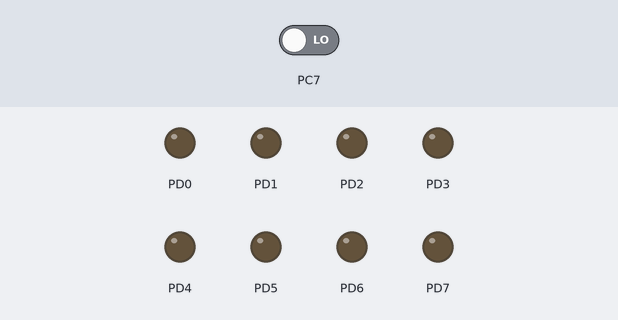
A program run on a simulated ATmega128, built with avr-gcc and emulated at 8 MHz. Parts: output pins drawn as LEDs (lit = HIGH). Inputs (shaded band) come from the test bench; at power-on: PC7 LOW.

Above: at 1.2 s.
1.3 s: PC7 driven HIGH
At 1.6 s:
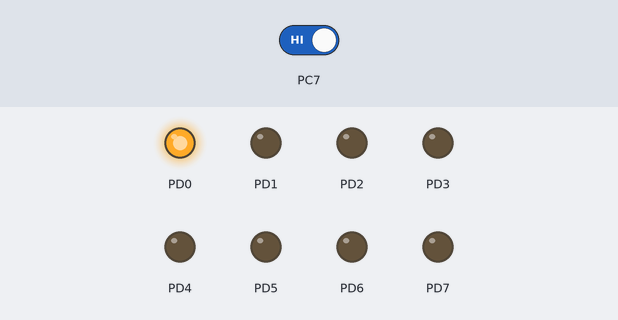
2.8 s: PC7 driven LOW
At 3.9 s:
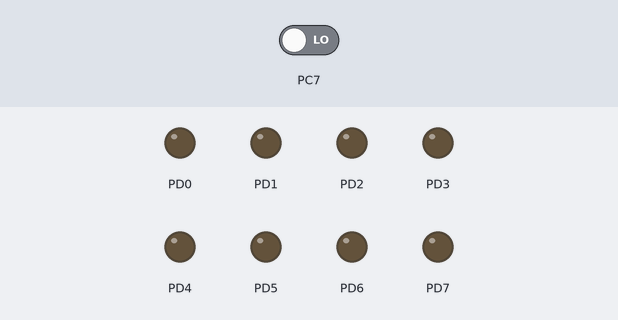
Timing chart, 0 to 5.8 s (numbered marks = the images above; inputs shaded):
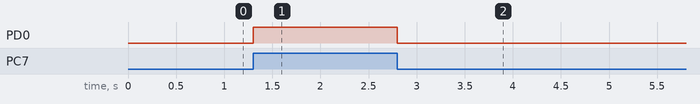

The program:

main.c
```c
/*
 * Lesvoorbeeld.c
 *
 * Created: 02/02/2021 12:16:52
 * Author : Etienne
 */

#define F_CPU 8e6
#include <avr/io.h>
#include <util/delay.h>

void wait( int ms ) {
	for (int i=0; i<ms; i++) {
		_delay_ms( 1 );		// library function (max 30 ms at 8MHz)
	}
}

int main(void) {

	DDRD = 0xFF;
	PORTD = 0xFF;


    while (1) {
		if (PINC & 0x80) {
			PORTD = 0x01;
		} else {
			PORTD = 0x00;
		}
    }
}
```

Measured:
- after the input at 1.3 s, PD0: LOW → HIGH at once
- after the input at 2.8 s, PD0: HIGH → LOW at once
